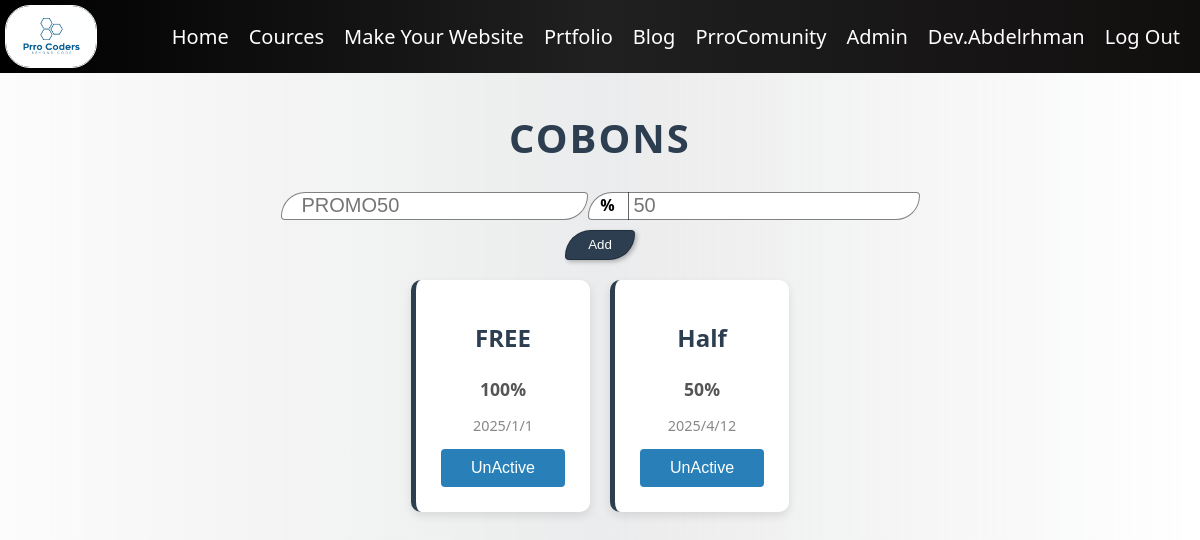
Before: /adminPanal/Cobons (signed in) with the older database file.
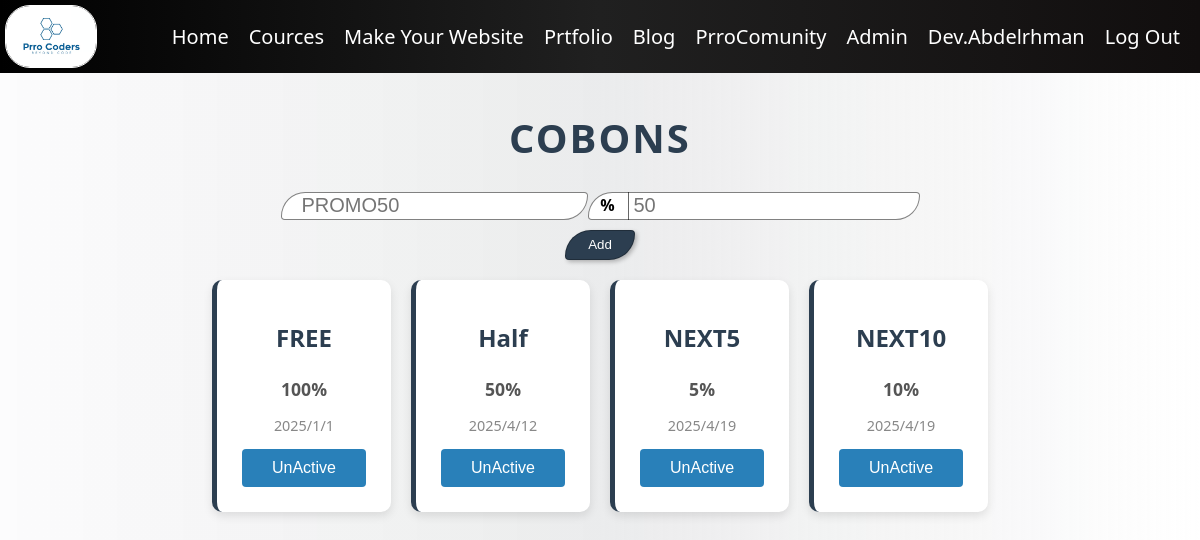
After: the same page with the newer database file.
### adminPanal/models.py (models this page shows)
class Cobon(models.Model):
    name = models.CharField(max_length=100)
    Sale = models.IntegerField()
    Eyear = models.IntegerField()
    Emonth = models.IntegerField()
    Eday = models.IntegerField()
    active = models.BooleanField(default=True)

### adminPanal/views.py (the view)
# urls.py: path('Cobons', views.Cobons, name='Cobons'),
def Cobons(request):
    conText = {
        'Cobons': Cobon.objects.filter(active=True)
    }
    return render(request, 'adminPanal/cobon.html', conText)

### templates/adminPanal/cobon.html (shortened to what this page needs)
{% extends 'layout.html' %}
{% block body %}
{% load static %}
{% if user.is_superuser or user.is_staff %}
<h1 class='title'>Cobons</h1>
<form class="add" method="post" action="{% url 'addCobon' %}">
    <div class="all">
        <input type="text" name="name" id="name" class="input" placeholder="PROMO50" required>
        <div class="sale">
            <input type="number" name="sale" id="sale" class="input" placeholder="50" required>
            <div class="a">%</div>
        </div>
    </div>
    <input type="submit" value="Add" class="submit">
</form>
<div class="Tasks">
    {% for Cobon in Cobons %}
        <div class="Task">
            <h1>{{Cobon.name}}</h1>
            <h4>{{Cobon.Sale}}%</h4>
            <p>{{Cobon.Eyear}}/{{Cobon.Emonth}}/{{Cobon.Eday}}</p>
            <form action="{% url 'DoneC' Cobon.id %}" method="post" class="from">
                <input class="done" type="submit" value="UnActive">
            </form>
        </div>
    {% endfor %}
</div>
{% else %}
    <h1 style="color: rgb(137, 11, 11);">Error 404</h1>
    <p style="color: rgb(130, 0, 0);">You Can't Enter This Page,
        This Page only for admins.
    </p>
    <p><strong style="color: rgb(113, 4, 4); font-size: 20px; font-weight: 800;">{{request.user.username}}</strong> not Admin</p>
{% endif %}
{% endblock %}

Changed rows visible on the page:
added Cobon: name "NEXT5", Sale "5", Eyear "2025", Emonth "4", Eday "19"
added Cobon: name "NEXT10", Sale "10", Eyear "2025", Emonth "4", Eday "19"
